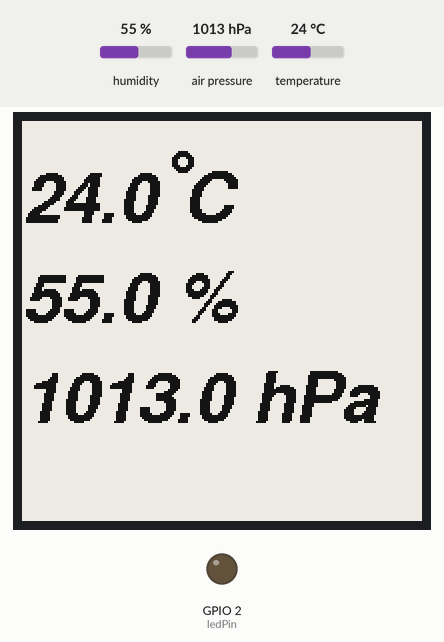
A program run on a simulated ESP32. Parts: 200×200 one-colour display, output pins drawn as LEDs (lit = HIGH). The test bench sets the inputs (shaded band); at power-on: humidity 55 %, air pressure 1013 hPa, temperature 24 °C. WiFi joins after 1.5 s; servers stay silent unless stated; no MQTT or app messages arrive unless stated; what the program prints to the serial monitor is not drawn. At 3.1 s the program puts the board to deep sleep or switches it off; the recording ends there.

Above: at 2.7 s.

The program:

main.cpp
```cpp
/*
  Pinbelegung:
  Display:      ESP32 Lolin32:
  BUSY          4
  RST           16
  DC            17
  CS            5   (SS)
  CLK           18  (SCK)
  DIN           23  (MOSI)
  GND           GND
  3.3V          3V

  BME280:       ESP32 Lolin32:
  VCC           3V
  GND           GND
  SCL           22
  SDA           21
*/


#include <WiFi.h>
#include <PubSubClient.h>
#include <Wire.h>
#include <Adafruit_BME280.h>
#include <Adafruit_Sensor.h>
#include <GxEPD.h>
#include <GxGDEP015OC1/GxGDEP015OC1.cpp>
#include <GxIO/GxIO_SPI/GxIO_SPI.cpp>
#include <GxIO/GxIO.cpp>
#include <Fonts/FreeSansBoldOblique18pt7b.h>


const char* ssid     = "Im Bachgrund 11";
const char* password = "grunge1105";
const char* mqtt_server = "192.168.1.14";

WiFiClient espClient;
PubSubClient client(espClient);
long lastMsg = 0;
char msg[50];
int value = 0;

IPAddress local_IP(192, 168, 1, 205);
IPAddress gateway(192, 168, 1, 1);
IPAddress subnet(255, 255, 255, 0);
IPAddress primaryDNS(192, 168, 1, 1); //optional
IPAddress secondaryDNS(8, 8, 4, 4); //optional

//uncomment the following lines if you're using SPI
/*#include <SPI.h>
#define BME_SCK 18
#define BME_MISO 19
#define BME_MOSI 23
#define BME_CS 5*/


Adafruit_BME280 bme; // I2C SDA_PIN 21, SCL_PIN 22
//Adafruit_BME280 bme(BME_CS); // hardware SPI
//Adafruit_BME280 bme(BME_CS, BME_MOSI, BME_MISO, BME_SCK); // software SPI
float temperature = 0;
float humidity = 0;
float pressure = 0;
float pressurePa = 0;

// LED Pin
const int ledPin = 2;

GxIO_Class io(SPI, SS, 17, 16);  //SPI,SS,DC,RST
GxEPD_Class display(io, 16, 4);  //io,RST,BUSY


/*
Simple Deep Sleep with Timer Wake Up
=====================================
ESP32 offers a deep sleep mode for effective power
saving as power is an important factor for IoT
applications. In this mode CPUs, most of the RAM,
and all the digital peripherals which are clocked
from APB_CLK are powered off. The only parts of
the chip which can still be powered on are:
RTC controller, RTC peripherals ,and RTC memories
This code displays the most basic deep sleep with
a timer to wake it up and how to store data in
RTC memory to use it over reboots
This code is under Public Domain License.
Author:
Pranav Cherukupalli <cherukupallip@gmail.com>
*/

#define uS_TO_S_FACTOR 1000000  /* Conversion factor for micro seconds to seconds */
#define TIME_TO_SLEEP  300        /* Time ESP32 will go to sleep (in seconds) */

RTC_DATA_ATTR int bootCount = 0;

/*
Method to print the reason by which ESP32
has been awaken from sleep
*/
void print_wakeup_reason(){
  esp_sleep_wakeup_cause_t wakeup_reason;

  wakeup_reason = esp_sleep_get_wakeup_cause();

  switch(wakeup_reason)
  {
    case ESP_SLEEP_WAKEUP_EXT0 : Serial.println("Wakeup caused by external signal using RTC_IO"); break;
    case ESP_SLEEP_WAKEUP_EXT1 : Serial.println("Wakeup caused by external signal using RTC_CNTL"); break;
    case ESP_SLEEP_WAKEUP_TIMER : Serial.println("Wakeup caused by timer"); break;
    case ESP_SLEEP_WAKEUP_TOUCHPAD : Serial.println("Wakeup caused by touchpad"); break;
    case ESP_SLEEP_WAKEUP_ULP : Serial.println("Wakeup caused by ULP program"); break;
    default : Serial.printf("Wakeup was not caused by deep sleep: %d\n",wakeup_reason); break;
  }
}

void setup_deepsleep(){
   //Increment boot number and print it every reboot
  ++bootCount;
  Serial.println("Boot number: " + String(bootCount));

  //Print the wakeup reason for ESP32
  print_wakeup_reason();

  /*
  First we configure the wake up source
  We set our ESP32 to wake up every 5 seconds
  */
  esp_sleep_enable_timer_wakeup(TIME_TO_SLEEP * uS_TO_S_FACTOR);
  Serial.println("Setup ESP32 to sleep for every " + String(TIME_TO_SLEEP) +
  " Seconds");

  /*
  Next we decide what all peripherals to shut down/keep on
  By default, ESP32 will automatically power down the peripherals
  not needed by the wakeup source, but if you want to be a poweruser
  this is for you. Read in detail at the API docs
  http://esp-idf.readthedocs.io/en/latest/api-reference/system/deep_sleep.html
  Left the line commented as an example of how to configure peripherals.
  The line below turns off all RTC peripherals in deep sleep.
  */
  //esp_deep_sleep_pd_config(ESP_PD_DOMAIN_RTC_PERIPH, ESP_PD_OPTION_OFF);
  //Serial.println("Configured all RTC Peripherals to be powered down in sleep");

  /*
  Now that we have setup a wake cause and if needed setup the
  peripherals state in deep sleep, we can now start going to
  deep sleep.
  In the case that no wake up sources were provided but deep
  sleep was started, it will sleep forever unless hardware
  reset occurs.
  */
}

void setup_wifi() {
  delay(10);
  // We start by connecting to a WiFi network
  if (!WiFi.config(local_IP, gateway, subnet, primaryDNS, secondaryDNS)) {
    Serial.println("STA Failed to configure");
    }

  Serial.println();
  Serial.print("Connecting to ");
  Serial.println(ssid);

  WiFi.begin(ssid, password);

  while (WiFi.status() != WL_CONNECTED) {
    delay(500);
    Serial.print(".");
  }

  Serial.println("");
  Serial.println("WiFi connected");
  Serial.println("IP address: ");
  Serial.println(WiFi.localIP());
}

void callback(char* topic, byte* message, unsigned int length) {
  Serial.print("Message arrived on topic: ");
  Serial.print(topic);
  Serial.print(". Message: ");
  String messageTemp;

  for (int i = 0; i < length; i++) {
    Serial.print((char)message[i]);
    messageTemp += (char)message[i];
  }
  Serial.println();

  // Feel free to add more if statements to control more GPIOs with MQTT

  // If a message is received on the topic esp32/output, you check if the message is either "on" or "off".
  // Changes the output state according to the message
  if (String(topic) == "esp32/output") {
    Serial.print("Changing output to ");
    if(messageTemp == "on"){
      Serial.println("on");
      digitalWrite(ledPin, HIGH);
    }
    else if(messageTemp == "off"){
      Serial.println("off");
      digitalWrite(ledPin, LOW);
    }
  }
}

void reconnect() {
  // Loop until we're reconnected
  while (!client.connected()) {
    Serial.print("Attempting MQTT connection...");
    // Attempt to connect
    if (client.connect("ESP8266Client")) {
      Serial.println("connected");
      // Subscribe
      client.subscribe("esp32/output");
    } else {
      Serial.print("failed, rc=");
      Serial.print(client.state());
      Serial.println(" try again in 5 seconds");
      // Wait 5 seconds before retrying
      delay(5000);
    }
  }
}

void setup() {
  Serial.begin(115200);
  // default settings
  // (you can also pass in a Wire library object like &Wire2)
  //status = bme.begin();
  if (!bme.begin(0x76)) {
    Serial.println("Could not find a valid BME280 sensor, check wiring!");
    while (1);
  }
  setup_wifi();
  client.setServer(mqtt_server, 1883);
  client.setCallback(callback);

  pinMode(ledPin, OUTPUT);

  setup_deepsleep();

}

void loop() {
  if (!client.connected()) {
    reconnect();
  }
  client.loop();

    temperature = bme.readTemperature();
    // Convert the value to a char array
    char tempString[5];
    dtostrf(temperature, 1, 2, tempString);
    Serial.print("Temperature: ");
    Serial.println(tempString);
    client.publish("esp32/temperature", tempString);

    humidity = bme.readHumidity();
    // Convert the value to a char array
    char humString[5];
    dtostrf(humidity, 1, 2, humString);
    Serial.print("Humidity: ");
    Serial.println(humString);
    client.publish("esp32/humidity", humString);

    pressurePa = bme.readPressure();
    pressure = pressurePa / 100;
    // Convert the value to a char array
    char preString[8];
    dtostrf(pressure, 1, 2, preString);
    Serial.print("Pressure: ");
    Serial.println(preString);
    client.publish("esp32/pressure", preString);

    // Teil refresh vom  Display
    display.updateWindow(0, 0, GxEPD_WIDTH, GxEPD_HEIGHT, false);
    display.init();                   // e-Ink Display initialisieren
//    display.fillScreen(GxEPD_WHITE);  // Display Weiss füllen
    display.setRotation(1);           // Display um 90° drehen
//    display.update();                 // Display aktualisieren
    display.setTextColor(GxEPD_BLACK);     // Schriftfarbe Schwarz
    display.setFont(&FreeSansBoldOblique18pt7b);  // Schrift definieren

    // Rechteck mit weissem Hintergrund erstellen
    //X-Position, Y-Position, Breite, Höhe, Farbe
    display.fillRect(0, 0, 200, 200, GxEPD_WHITE); //Xpos,Ypos,box-w,box-h


    // Temperatur schreiben
    display.setCursor(0, 50);
    //if (temperature >= 20) display.print("+");
    //if (temperature < 0 & temperature> -10) display.print("-");
    //if (temperature >= 0 & temperature < 20) display.print(" +");
    display.print(temperature, 1);
    display.setCursor(70, 50);
    display.print(" C");

    // Da bei der Schrift kein Grad Zeichen vorhanden ist selber eins mit Kreisen erstellen
    display.fillCircle(80, 20, 5, GxEPD_BLACK);  //Xpos,Ypos,r,Farbe
    display.fillCircle(80, 20, 2, GxEPD_WHITE);  //Xpos,Ypos,r,Farbe

    // Luftfeuchtigkeit schreiben
    display.setCursor(0, 100);
    //if (humidity >= 20) display.print(" ");
    //if (humidity >= 0 & humidity < 20) display.print("  ");
    display.print(humidity, 1);
    display.print(" %");


    // Luftdruck schreiben
    display.setCursor(0, 150);
    display.print(pressure, 1);
    //if (pressure < 1000) display.print(" ");
    display.print(" hPa");

    // Teil refresh vom  Display
    display.updateWindow(0, 0, GxEPD_WIDTH, GxEPD_HEIGHT, false);


    delay(500);

    Serial.println("Going to sleep now");
    Serial.flush();
    esp_deep_sleep_start();
    Serial.println("This will never be printed");

//  }
}
```
